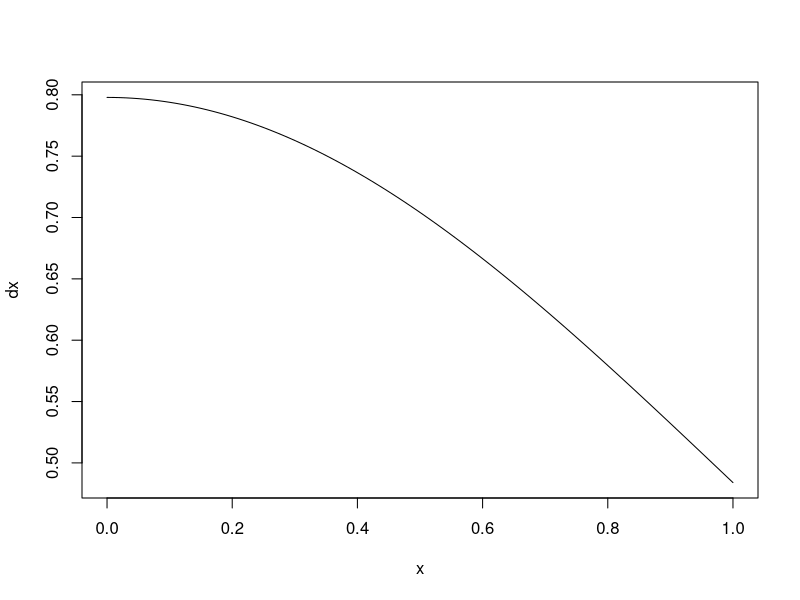
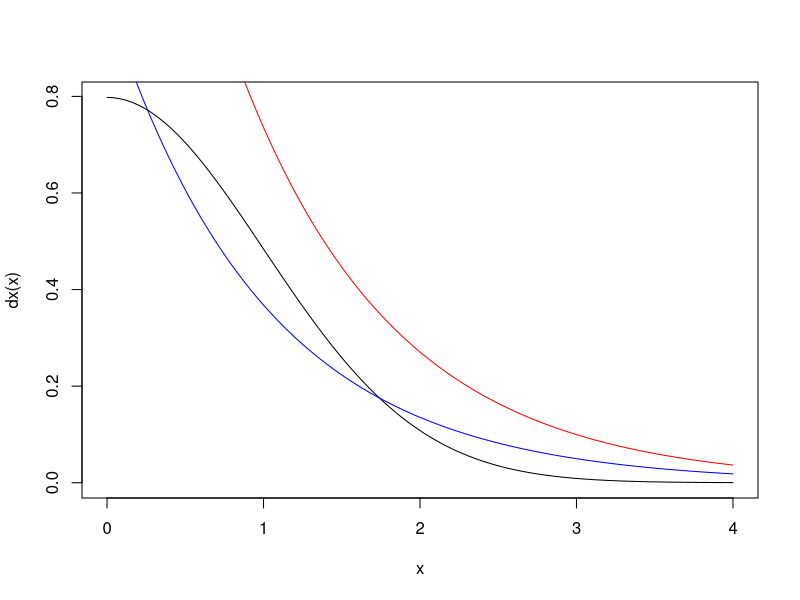
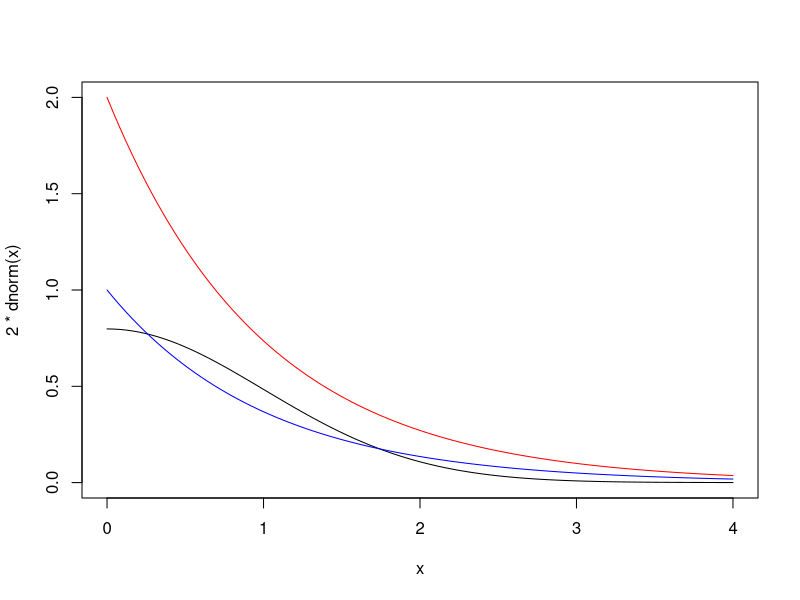

The R source for these figures, in order:
#Deseja-se gerar numeros aleatórios de X com fdp f_c:
#f_x=2/(sqrt(2pi))**exp{-x^2/2} para x>=0 e 0 caso contrário
#note que não temos que commo fazer o metódo da inversa 
#vamos usar o metodo da rejeição e aceitação 
dx<- function(x) {
  (2/sqrt(2*pi))*exp(-x**2/2)
}
g <- function(x){
  exp(-x)
}
g2 <-  function(x){
  2*exp(-x)
}
# Plotar
plot(dx)
#add=true plota o gráficos do curve sobrepostos
curve(dx, from =0 , to = 4 )
curve(g, from=0,to=4, add = TRUE, col="blue")
curve(g2, from=0,to=4, add = TRUE, col="red")

#o que eu to fazendo ???
curve(2*dnorm(x),from =0 , to = 4, ylim=c(0,2))
curve(dexp(x),from =0 , to = 4, col="blue", add = T)
curve(2*dexp(x),from =0 , to = 4, col="red", add = T)
set.seed(666)
rexp(1)
i <- 0
u <- 1
razao <- 0
gerador <- function(c = 2){
  i <- 0
  while(u > razao){
    y <- rexp(1)
    u <- runif(1)
    f <- 2 * dnorm(y)
    cg <- 2 * dexp(y)
    razao <- f/cg
    i <- i +1
  }
  cat("Número:",y,"\nVezes rodadas:",i)
}
gerador()
 
